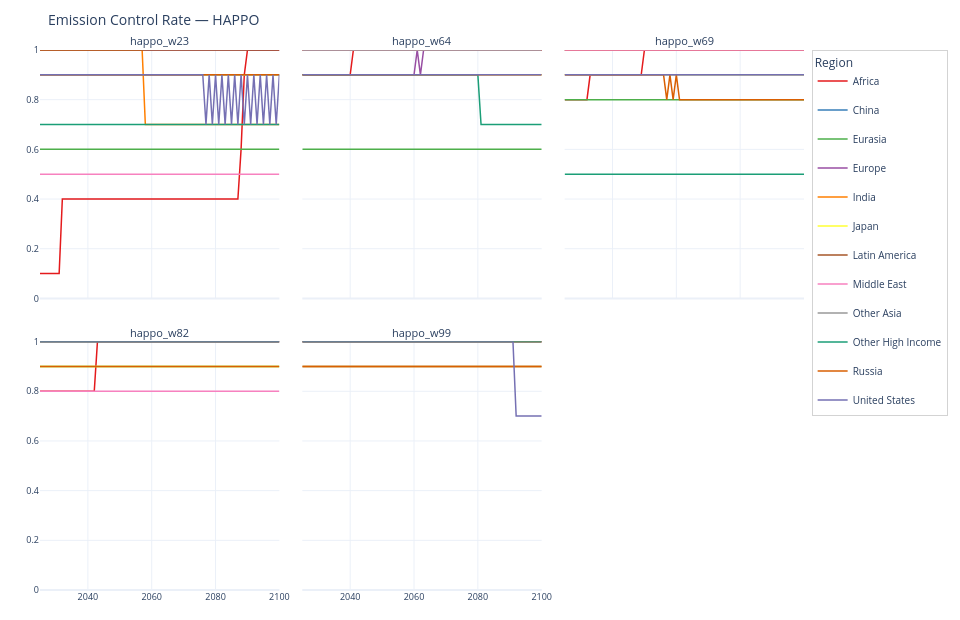
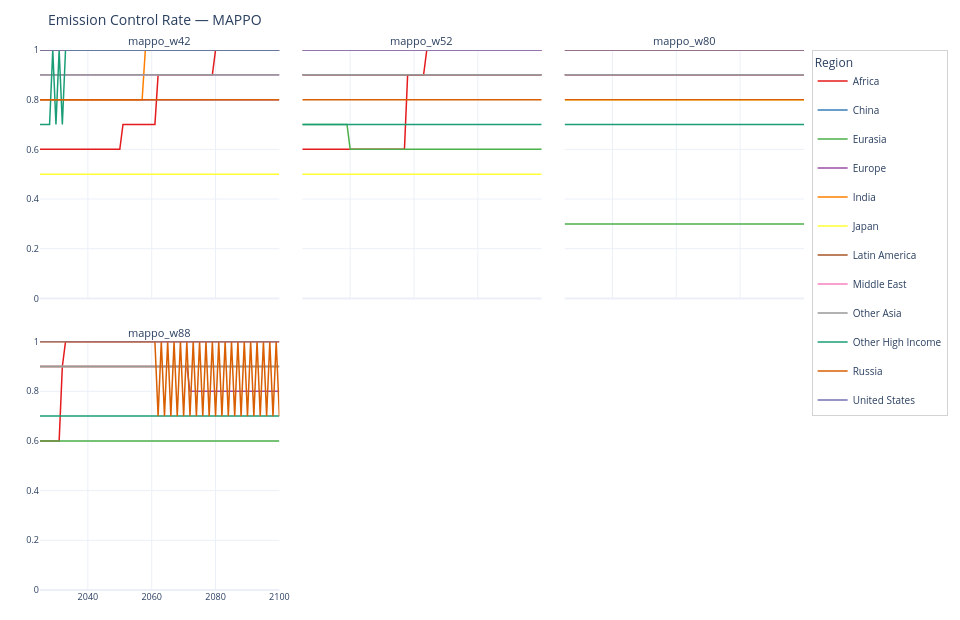

The cell these charts' notebook holds for them, in order:
### Code cell
## Emission Control Rate by Region (grid per algorithm)

for algo, runs, info in [('HAPPO', happo_runs, happo_info), ('MAPPO', mappo_runs, mappo_info)]:
    paths, titles = [], []
    for run_name, run_dir in runs.items():
        paths.append(npy_path(run_dir, info[run_name]['prefix'], 'constrained_emission_control_rate'))
        titles.append(run_name)
    fig = plot_grouped_control_rate_grid(
        npy_paths=paths,
        subplot_titles=titles,
        suptitle=f'Emission Control Rate — {algo}',
        variable_label='ECR',
        yaxis_range=[0, 1],
    )
    fig.show()
